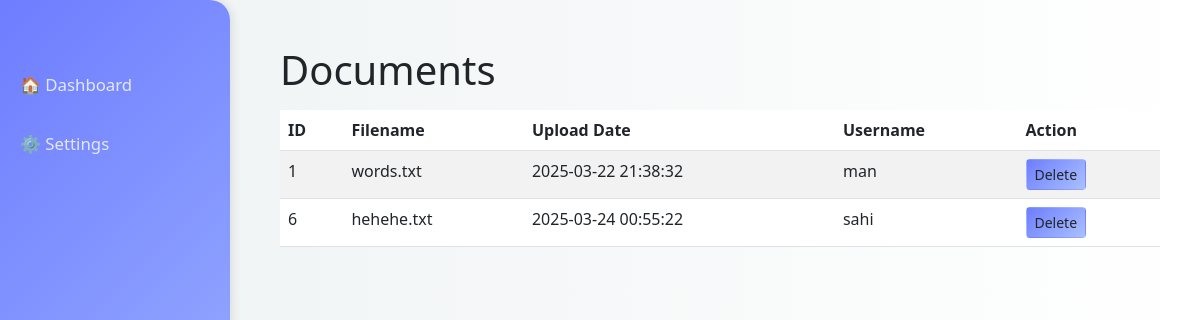
/DocumentList, run on the app's committed database.
### tables this page shows
CREATE TABLE documents (
            id INTEGER PRIMARY KEY AUTOINCREMENT,
            filename TEXT NOT NULL,
            upload_date TEXT NOT NULL,
            username TEXT NOT NULL
        );

### app.py (the view)
@app.route('/DocumentList')
def DocumentList():
    conn = sqlite3.connect(DATABASE)
    c = conn.cursor()
    c.execute('SELECT * FROM documents')
    uploads = c.fetchall()
    conn.close()
    print(uploads)
    return render_template('DocumentList.html', uploads=uploads, username=session.get("username"))

### templates/DocumentList.html (shortened to what this page needs)
{% extends "adminLayout.html" %}
{% block content %}
 <h1 class="text-dark mb-3 mt-3">Documents</h1>
 <div class="table-responsive">
    <table class="table table-striped">
    <thead>
        <tr>
            <th>ID</th>
            <th>Filename</th>
            <th>Upload Date</th>
            <th>Username</th>
            <th>Action</th>
        </tr>
    </thead>
    <tbody>
        {% for u in uploads %}
            <tr>
                <td>{{ u[0] }}</td>
                <td>{{ u[1] }}</td>
                <td>{{ u[2] }}</td>
                <td>{{ u[3] }}</td>
                <td><a href="{{ url_for('DeleteDocument', id=u[0]) }}" class="btn btn-sm">Delete</a></td>
            </tr>
        {% endfor %}
    </tbody>
 </div>
{% endblock %}

### templates/adminLayout.html (style rules this page uses)
body { background: linear-gradient(to right, #eef2f3, #ffffff); font-family: 'Segoe UI', Tahoma, Geneva, Verdana, sans-serif; color: #222; }
a { text-decoration: none; }

### templates/DocumentList.html (style rules this page uses)
.btn-sm { background: linear-gradient(135deg, #6e7dff, #a9c1ff);; }

### data on the page
documents: id "1", filename "words.txt", upload_date "2025-03-22 21:38:32", username "man"
documents: id "6", filename "hehehe.txt", upload_date "2025-03-24 00:55:22", username "sahi"
